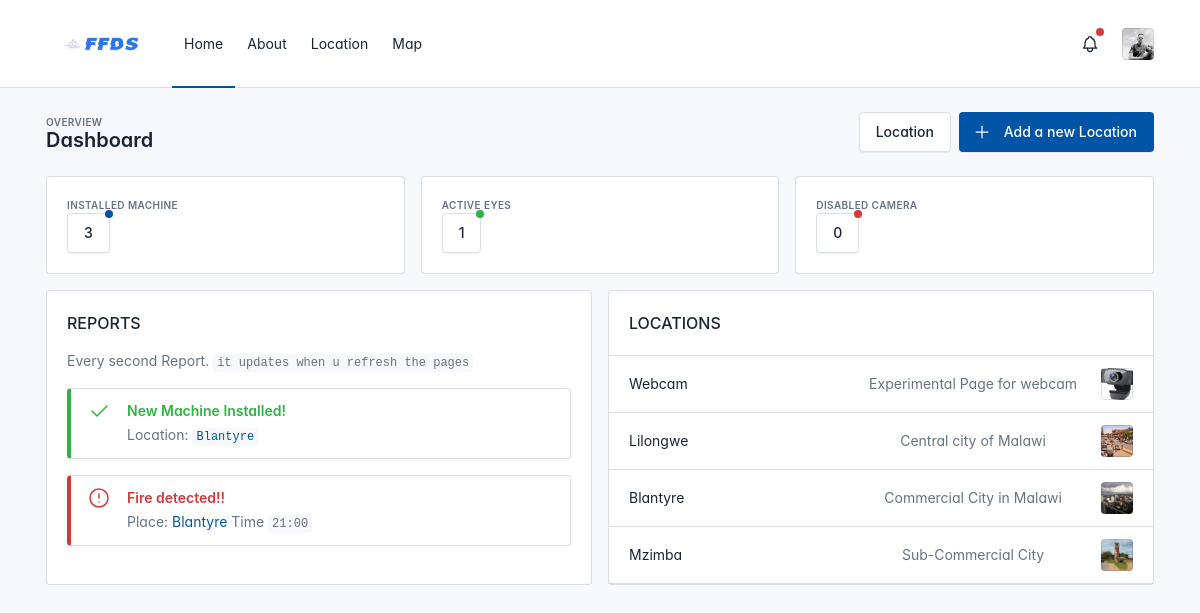
/home/, run on the app's committed database.
### core/models.py (models this page shows, shortened)
class Area(models.Model):
    DISTRICT_CHOICES = [
        ('Balaka', 'Balaka'),
        ('Blantyre', 'Blantyre'),
        ('Chikwawa', 'Chikwawa'),
        ('Chiradzulu', 'Chiradzulu'),
        ('Chitipa', 'Chitipa'),
        ('Dedza', 'Dedza'),
        ('Dowa', 'Dowa'),
        ('Karonga', 'Karonga'),
        ('Kasungu', 'Kasungu'),
        ('Likoma', 'Likoma'),
        ('Lilongwe', 'Lilongwe'),
        ('Machinga', 'Machinga'),
        ('Mangochi', 'Mangochi'),
        ('Mchinji', 'Mchinji'),
        ('Mulanje', 'Mulanje'),
        ('Mwanza', 'Mwanza'),
        ('Mzimba', 'Mzimba'),
        ('Nkhata Bay', 'Nkhata Bay'),
        ('Nkhotakota', 'Nkhotakota'),
        ('Nsanje', 'Nsanje'),
        ('Ntcheu', 'Ntcheu'),
        ('Ntchisi', 'Ntchisi'),
        ('Phalombe', 'Phalombe'),
        ('Rumphi', 'Rumphi'),
        ('Salima', 'Salima'),
        ('Thyolo', 'Thyolo'),
        ('Zomba', 'Zomba'),
    ]
    name = models.CharField(max_length=100, choices=DISTRICT_CHOICES)
    latitude = models.FloatField(null=True, blank=True)
    longitude = models.FloatField(null=True, blank=True)
    description = models.TextField()
    video = models.FileField(upload_to='videos/')
    pictures = models.ImageField(upload_to='images/')

### core/views.py (the view)
# urls.py: 2. Add a URL to urlpatterns:  path('', views.home, name='home')
def home(request):
    areas = Area.objects.all()[:3]
    total_areas = Area.objects.count()
    context = {
        'total_areas': total_areas,
        'areas' : areas
    }
    return render(request, 'index.html', context)

### core/templates/index.html (shortened to what this page needs)
{% extends 'base.html' %}
{% load static %}
{% block content %}
      <div class="page-wrapper">
        <div class="page-header d-print-none">
          <div class="container-xl">
            <div class="row g-2 align-items-center">
              <div class="col">
                <div class="page-pretitle">
                  Overview
                </div>
                <h2 class="page-title">
                  Dashboard
                </h2>
              </div>
              <div class="col-auto ms-auto d-print-none">
                <div class="btn-list">
                  <span class="d-none d-sm-inline">
                    <a href="{% url 'location' %}" class="btn">
                      Location
                    </a>
                  </span>
                  <a href="#" class="btn btn-primary d-none d-sm-inline-block" data-bs-toggle="modal" data-bs-target="#modal-report">
                    <svg xmlns="http://www.w3.org/2000/svg" class="icon" width="24" height="24" viewBox="0 0 24 24" stroke-width="2" stroke="currentColor" fill="none" stroke-linecap="round" stroke-linejoin="round"><path stroke="none" d="M0 0h24v24H0z" fill="none"/><path d="M12 5l0 14" /><path d="M5 12l14 0" /></svg>
                    Add a new Location
                  </a>
                </div>
              </div>
            </div>
          </div>
        </div>
        <div class="page-body">
          <div class="container-xl">
            <div class="row row-deck row-cards">
              <div class="col-sm-6 col-lg-4">
                <div class="card">
                  <div class="card-body">
                    <div class="d-flex align-items-center">
                      <div class="subheader">INSTALLED MACHINE</div>
                    </div>
                    <div class="d-flex align-items-baseline">
                      <a href="{% url 'location' %}">
                        <button class="btn position-relative">{{ total_areas }}<span class="badge bg-blue badge-notification badge-blink"></span></button>
                      </a>
                    </div>
                  </div>
                </div>
              </div>
              <div class="col-sm-6 col-lg-4">
                <div class="card">
                  <div class="card-body">
                    <div class="d-flex align-items-center">
                      <div class="subheader">Active Eyes</div>
                    </div>
                    <div class="d-flex align-items-baseline">
                      <a href="{% url 'webcam' %}">
                        <button class="btn position-relative">1<span class="badge bg-green badge-notification badge-blink"></span></button>
                      </a>
                    </div>
                  </div>
                </div>
              </div>
              <div class="col-sm-6 col-lg-4">
                <div class="card">
                  <div class="card-body">
                    <div class="d-flex align-items-center">
                      <div class="subheader">Disabled Camera</div>
                    </div>
                    <div class="d-flex align-items-baseline">
                      <button class="btn position-relative">0<span class="badge bg-red badge-notification badge-blink"></span></button>
                    </div>
                  </div>
                </div>
              </div>
              <div class="col-lg-6">
                <div class="card">
                  <div class="card-body">
                    <h2 class="card-title">REPORTS</h2>
                    <p class="text-secondary">Every second Report. <code>it updates when u refresh the pages</code></p>
                    <div class="alert alert-success" role="alert">
                      <div class="d-flex">
                        <div>
                          <svg xmlns="http://www.w3.org/2000/svg" class="icon alert-icon" width="24" height="24" viewBox="0 0 24 24" stroke-width="2" stroke="currentColor" fill="none" stroke-linecap="round" stroke-linejoin="round"><path stroke="none" d="M0 0h24v24H0z" fill="none"/><path d="M5 12l5 5l10 -10" /></svg>
                        </div>
                        <div>
                          <h4 class="alert-title">New Machine Installed!</h4>
                          <div class="text-secondary">Location: <code><a href="#">Blantyre</a></code></div>
                        </div>
                      </div>
                    </div>
                    <div class="alert alert-danger" role="alert">
                      <div class="d-flex">
                        <div>
                        </div>
                        <div>
                          <h4 class="alert-title">Fire detected!!</h4>
                          <div class="text-secondary">Place: <a href="#">Blantyre</a> Time <code>21:00</code></div>
                        </div>
                      </div>
                    </div>
                  </div>
                </div>
              </div>
              <div class="col-md-12 col-lg-6">
                <div class="card">
                  <div class="card-header">
                    <h3 class="card-title">LOCATIONS</h3>
                  </div>
                  <div class="table-responsive">
                    <table class="table card-table table-vcenter">
                      <tr>
                        <td class="w-100">
                          <a href="{% url 'webcam' %}" class="text-reset">Webcam</a>
                        </td>
                        <td class="text-nowrap text-secondary text-center">
                          Experimental Page for webcam
                        </td>
                        <td>
                          <span class="avatar avatar-sm" style="background-image: url('{% static 'web-cam.jpg' %}');"></span>
                        </td>
                      </tr>
                      {% for area in areas %}
                          <tr>
                              <td class="w-100">
                                  <a href="{% url 'monitor' area.id %}" class="text-reset">{{ area.name }}</a>
                              </td>
                              <td class="text-nowrap text-secondary text-center">
                                  {{ area.description }}
                              </td>
                              <td>
                                  {% if area.pictures %}
                                      <span class="avatar avatar-sm" style="background-image: url('{{ area.pictures.url }}');"></span>
                                  {% else %}
                                      <span class="avatar avatar-sm"></span>
                                  {% endif %}
                              </td>
                          </tr>
                      {% endfor %}
                    </table>
                  </div>
                </div>
              </div>
            </div>
          </div>
        </div>
      </div>
    </div>
    {% endblock %}

### core/templates/base.html (style rules this page uses)
:root { --tblr-font-sans-serif: 'Inter Var', -apple-system, BlinkMacSystemFont, San Francisco, Segoe UI, Roboto, Helvetica Neue, sans-serif; }

### data on the page
Area: name "Lilongwe", description "Central city of Malawi", pictures (picture)
Area: name "Blantyre", description "Commercial City in Malawi", pictures (picture)
Area: name "Mzimba", description "Sub-Commercial City", pictures (picture)

### other printed values
{{ total_areas }} "3"
